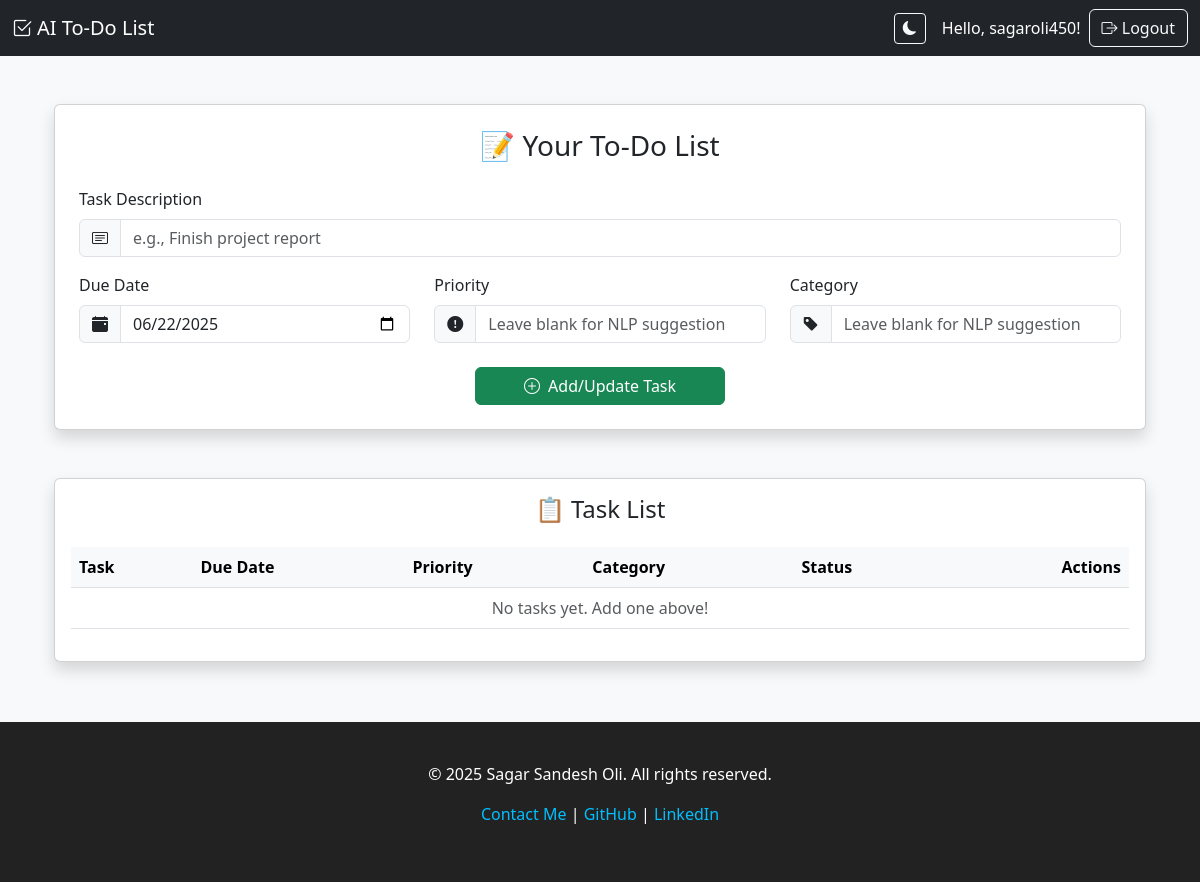
The page / (signed in) on the database as committed earlier.
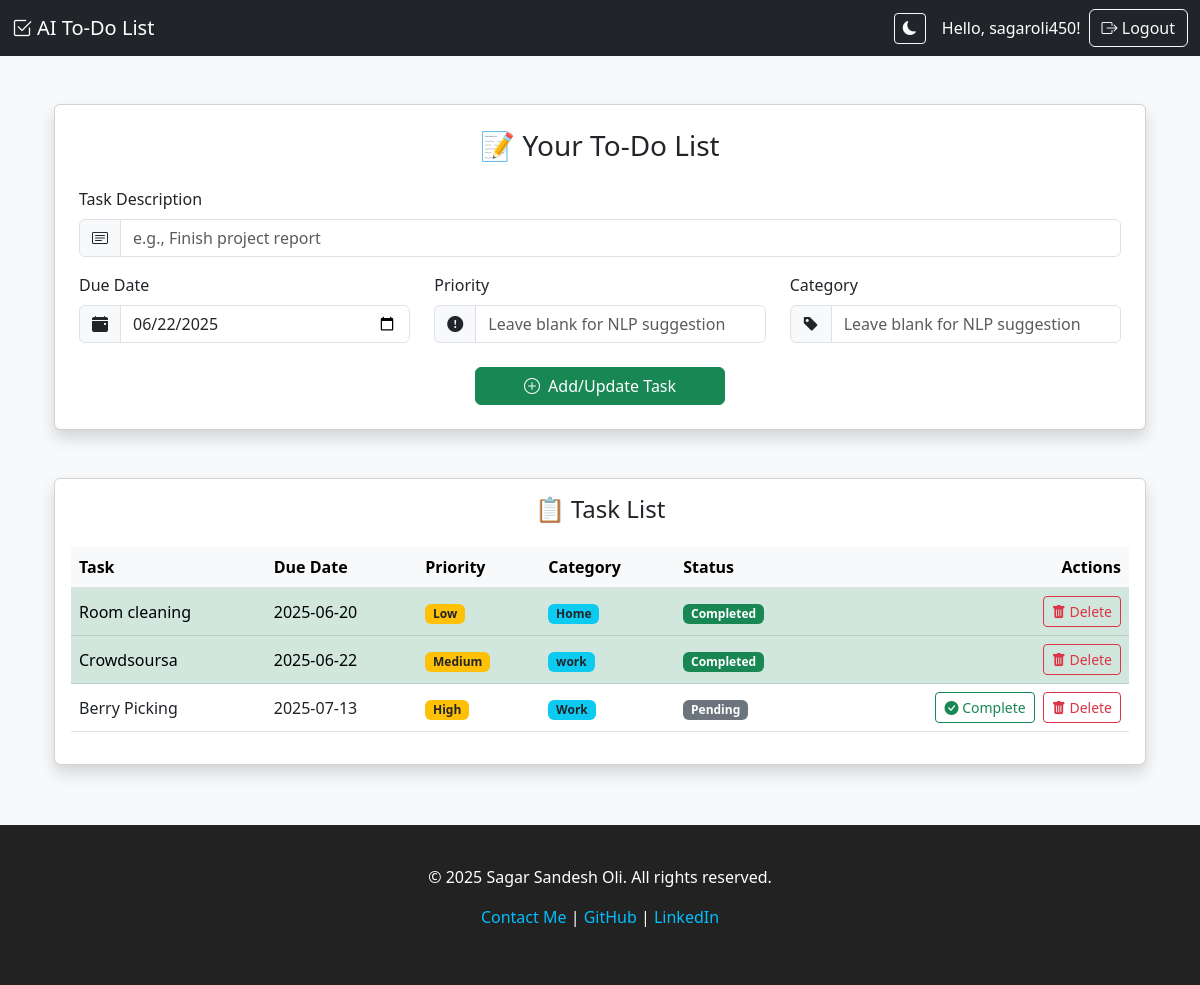
The same page on the database as committed later.
### models.py (models this page shows, shortened)
class User(db.Model, UserMixin):
    id = db.Column(db.Integer, primary_key=True)
    email = db.Column(db.String(150), unique=True, nullable=False)
    password_hash = db.Column(db.String(150), nullable=False)
    tasks = db.relationship('Task', backref='user', lazy=True)

class Task(db.Model):
    id = db.Column(db.Integer, primary_key=True)
    content = db.Column(db.String(500), nullable=False)
    due_date = db.Column(db.Date, nullable=False)
    priority = db.Column(db.String(50), default='Medium')
    category = db.Column(db.String(100), default='General')
    completed = db.Column(db.Boolean, default=False)
    user_id = db.Column(db.Integer, db.ForeignKey('user.id'), nullable=False)

### app.py (the view, shortened to what this page needs)
@app.route('/', methods=['GET', 'POST'])
@login_required
def index():
    form = TaskForm()
    tasks = Task.query.filter_by(user_id=current_user.id).order_by(Task.due_date).all()
    return render_template('index.html', form=form, tasks=tasks)

### app.py
class TaskForm(FlaskForm):
    content = StringField('Task', validators=[DataRequired()])
    due_date = DateField('Due Date', default=datetime.date.today)
    priority = StringField('Priority (e.g., High, Medium, Low)')
    category = StringField('Category (e.g., Work, Home)')
    submit = SubmitField('Add/Update Task')

### app.py (called while the page is built)
@login_manager.user_loader
def load_user(user_id):
    return User.query.get(int(user_id))

### templates/index.html (shortened to what this page needs)
{% extends "base.html" %}
{% block content %}
<div class="container mt-5">
  <div class="card shadow p-4 mb-5">
    <h3 class="mb-4 text-center">📝 Your To-Do List</h3>
    <form method="POST">
      <div class="mb-3">
        <label for="content" class="form-label">Task Description</label>
        <div class="input-group">
          <span class="input-group-text"><i class="bi bi-card-text"></i></span>
          {{ form.content(class="form-control", id="content", placeholder="e.g., Finish project report") }}
        </div>
      </div>
      <div class="row">
        <div class="col-md-4 mb-3">
          <label for="due_date" class="form-label">Due Date</label>
          <div class="input-group">
            <span class="input-group-text"><i class="bi bi-calendar-event-fill"></i></span>
            {{ form.due_date(class="form-control", id="due_date") }}
          </div>
        </div>
        <div class="col-md-4 mb-3">
          <label for="priority" class="form-label">Priority</label>
          <div class="input-group">
            <span class="input-group-text"><i class="bi bi-exclamation-circle-fill"></i></span>
            {{ form.priority(class="form-control", id="priority", placeholder="Leave blank for NLP suggestion") }}
          </div>
        </div>
        <div class="col-md-4 mb-3">
          <label for="category" class="form-label">Category</label>
          <div class="input-group">
            <span class="input-group-text"><i class="bi bi-tag-fill"></i></span>
            {{ form.category(class="form-control", id="category", placeholder="Leave blank for NLP suggestion") }}
          </div>
        </div>
      </div>
      <div class="text-center">
        <button type="submit" class="btn btn-success mt-2 px-5">
          <i class="bi bi-plus-circle me-1"></i> {{ form.submit.label.text }}
        </button>
      </div>
    </form>
  </div>
  <div class="card shadow">
    <div class="card-body">
      <h4 class="card-title mb-4 text-center">📋 Task List</h4>
      <div class="table-responsive">
        <table class="table table-hover align-middle">
          <thead class="table-light">
            <tr>
              <th>Task</th>
              <th>Due Date</th>
              <th>Priority</th>
              <th>Category</th>
              <th>Status</th>
              <th class="text-end">Actions</th>
            </tr>
          </thead>
          <tbody>
            {% for task in tasks %}
            <tr class="{% if task.completed %}table-success{% endif %}">
              <td>{{ task.content }}</td>
              <td>{{ task.due_date.strftime('%Y-%m-%d') }}</td>
              <td><span class="badge bg-warning text-dark">{{ task.priority or 'N/A' }}</span></td>
              <td><span class="badge bg-info text-dark">{{ task.category or 'Uncategorized' }}</span></td>
              <td>
                {% if task.completed %}
                  <span class="badge bg-success">Completed</span>
                {% else %}
                  <span class="badge bg-secondary">Pending</span>
                {% endif %}
              </td>
              <td class="text-end">
                {% if not task.completed %}
                <a href="{{ url_for('complete_task', task_id=task.id) }}" class="btn btn-outline-success btn-sm me-1">
                  <i class="bi bi-check-circle-fill"></i> Complete
                </a>
                {% endif %}
                <a href="{{ url_for('delete_task', task_id=task.id) }}" class="btn btn-outline-danger btn-sm">
                  <i class="bi bi-trash-fill"></i> Delete
                </a>
              </td>
            </tr>
            {% else %}
            <tr>
              <td colspan="6" class="text-center text-muted">No tasks yet. Add one above!</td>
            </tr>
            {% endfor %}
          </tbody>
        </table>
      </div>
    </div>
  </div>
</div>
{% endblock %}

### templates/base.html (shortened to what this page needs)
<!DOCTYPE html>
<html lang="en">
<head>
  <link href="https://cdn.jsdelivr.net/npm/bootstrap@5.3.0/dist/css/bootstrap.min.css" rel="stylesheet" />
  <link rel="stylesheet" href="https://cdn.jsdelivr.net/npm/bootstrap-icons@1.10.5/font/bootstrap-icons.css">
</head>
<body>
<nav class="navbar navbar-expand-lg navbar-dark bg-dark">
  <div class="container-fluid">
    <a class="navbar-brand" href="{{ url_for('index') }}">
      <i class="bi bi-check2-square"></i>AI To-Do List
    </a>
    <div class="d-flex align-items-center ms-auto">
      <button id="darkModeToggle" class="btn btn-sm btn-outline-light me-3" title="Toggle Dark Mode">
        <i class="bi bi-moon-fill"></i>
      </button>
      {% if current_user.is_authenticated %}
        <span class="text-white me-2">Hello, {{ current_user.email.split('@')[0] }}!</span>
        <a class="btn btn-outline-light" href="{{ url_for('logout') }}">
          <i class="bi bi-box-arrow-right"></i> Logout
        </a>
      {% endif %}
    </div>
  </div>
</nav>
<div class="container mt-4">
  {% block content %}{% endblock %}
</div>
<footer style="background-color: #222; color: white; padding: 40px 0; text-align: center;">
  <div style="max-width: 1200px; margin: auto;">
    <p>&copy; 2025 Sagar Sandesh Oli. All rights reserved.</p>
    <p>
      <a href="mailto:sagarsandesh45@gmail.com" style="color: #00bfff; text-decoration: none;">Contact Me</a> |
      <a href="https://github.com/sagarsandesholi" style="color: #00bfff; text-decoration: none;">GitHub</a> |
      <a href="https://linkedin.com/in/your-profile" style="color: #00bfff; text-decoration: none;">LinkedIn</a>
    </p>
  </div>
</footer>
</body>
</html>

### templates/base.html (style rules this page uses)
body { background-color: #f8f9fa; }
.navbar-brand i { margin-right: 5px; }
footer { margin-top: 60px; padding: 20px 0; background-color: #212529; color: #aaa; text-align: center; }

Rows that differ between the two databases and show on the page:
added Task: content "Room cleaning", due_date "2025-06-20", priority "Low", category "Home", completed "Completed"
added Task: content "Crowdsoursa", due_date "2025-06-22", priority "Medium", category "work", completed "Completed"
added Task: content "Berry Picking", due_date "2025-07-13", priority "High", category "Work", completed "Pending"
Other text that changed with them:
text no longer shown: "No tasks yet. Add one above!"
